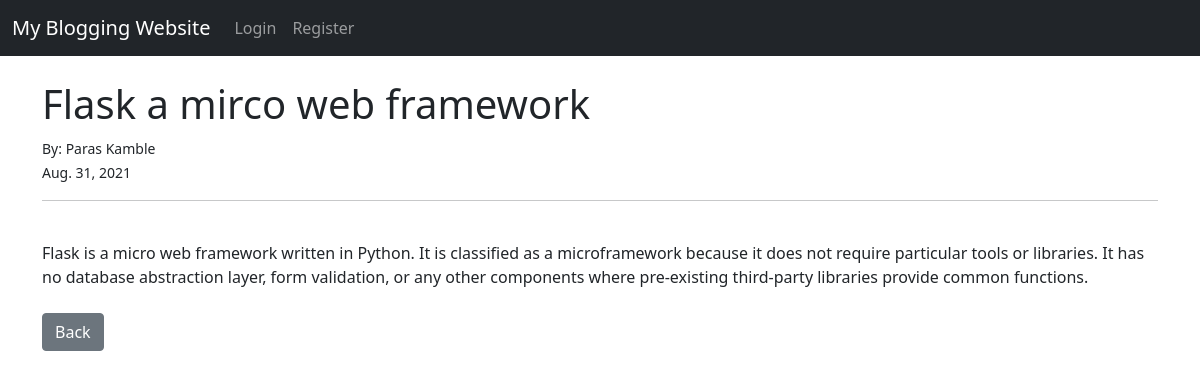
Page /article/3 on the committed database.
### blog/models.py (models this page shows, shortened)
class Post(models.Model):
	title = models.CharField(max_length=255)
	title_tag = models.CharField(max_length=255, default="")
	author = models.ForeignKey(User, on_delete=models.CASCADE)
	body = models.TextField()
	post_date = models.DateField(auto_now_add=True)

### blog/views.py (the view)
# urls.py: path('article/<int:pk>', ArticleDetailView.as_view(), name='article-detail'),
class ArticleDetailView(DetailView):
	model = Post
	template_name = 'article_details.html'

### blog/templates/article_details.html (shortened to what this page needs)
{% extends 'base.html' %}
{% block content %}
<h1>{{ post.title }}</h1>
<small>By: {{ post.author.first_name }} {{ post.author.last_name }}
<br/>{{ post.post_date }}
</small><br/>
<hr>
<br/>
{{ post.body }}
<br/>
<br/>
<a href="{% url 'home' %}" class="btn btn-secondary">Back</a>
{% endblock %}

### rows in the picture
Post: title "Flask a mirco web framework", author.first_name "Paras", author.last_name "Kamble", post_date "Aug. 31, 2021", body "Flask is a micro web framework written in Python. It is classified as a microframework because it does not require particular tools or libraries. It has no database abstraction layer, form validation, or any other components where pre-existing third-party libraries provide common functions."
